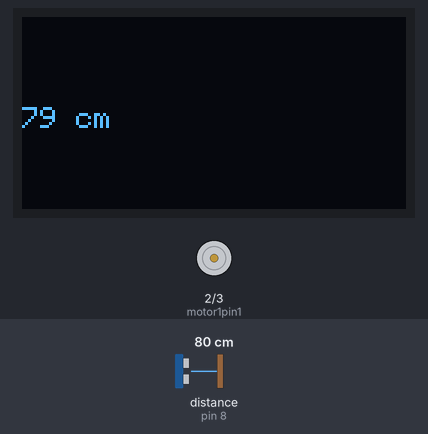
A sketch run on a simulated Arduino Uno, built with avr-gcc and run on an emulated ATmega328P. Shown: 128×64 one-colour display, motor-driver pin pairs drawn as motors (green arrow = first pin HIGH = forward, orange = second pin HIGH = backward, longer = more drive). Wiring (inferred from the names in the program): ultrasonic range finder: trigger pin 9; echo pin 8. Inputs (shaded band) come from the test bench; at power-on: distance to the obstacle (sensor on pin 8) 80 cm. The echo pulse lasts 58.3 µs per cm; what the sketch prints to the serial monitor is not drawn.

Above: at 3.2 s.
3.3 s: distance to the obstacle (sensor on pin 8) set to 18 cm
At 4.9 s:
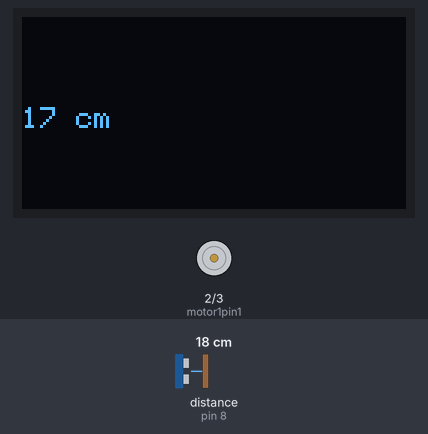
5.6 s: distance to the obstacle (sensor on pin 8) set to 14 cm
At 7.4 s:
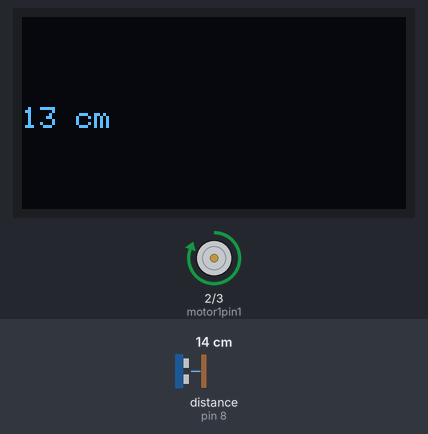
7.7 s: distance to the obstacle (sensor on pin 8) set to 2 cm
At 8.5 s:
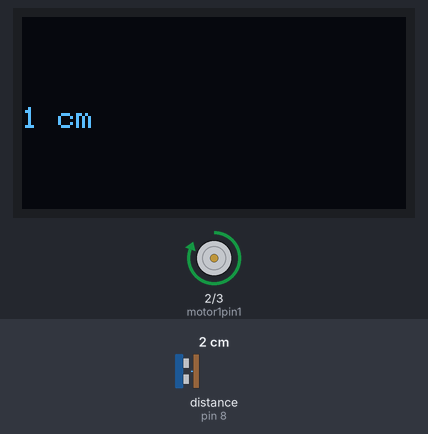
Timing chart, 0 to 10.7 s (numbered marks = the images above; inputs shaded):
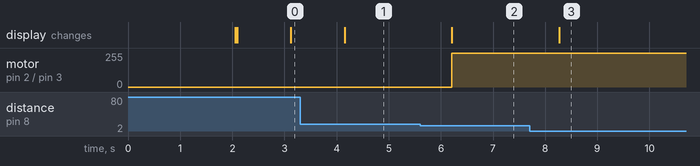

The sketch:

DESKTOP_CLEANER_CODE_ARDUINO.ino
```cpp
/*
 * Desktop Cleaner Template
 * This code is made by MegaZroN, portfolio https://megazron.com
 * Controls a motor-based cleaning system using an ultrasonic sensor and OLED display.
 * The system activates the motor when an object is within a specified distance.
 * Uses Adafruit SSD1306 library for OLED display.
 * Modify pin assignments, distance thresholds, and display settings as needed.
 */

#include <Wire.h>
#include <Adafruit_GFX.h>
#include <Adafruit_SSD1306.h>

#define SCREEN_WIDTH 128  // OLED display width, in pixels
#define SCREEN_HEIGHT 64  // OLED display height, in pixels

// Initialize OLED display (modify I2C address if needed)
Adafruit_SSD1306 oled(SCREEN_WIDTH, SCREEN_HEIGHT, &Wire, -1);

// Pin definitions (modify as needed)
int motor1pin1 = 2;  // Motor control pin 1
int motor1pin2 = 3;  // Motor control pin 2
#define echoPin 8    // Ultrasonic sensor echo pin
#define trigPin 9    // Ultrasonic sensor trigger pin

long duration;  // Variable to store pulse duration
int distance;   // Variable to store calculated distance

void setup() {
  // Initialize serial communication (modify baud rate if needed)
  Serial.begin(9600);

  // Initialize OLED display
  if (!oled.begin(SSD1306_SWITCHCAPVCC, 0x3C)) {  // Update I2C address if needed
    Serial.println(F("DESKTOP CLEANER allocation failed"));
    while (true);  // Halt if OLED initialization fails
  }

  // Initial display setup
  delay(2000);  // Wait for display to stabilize
  oled.clearDisplay();
  oled.setTextSize(1);       // Set text size
  oled.setTextColor(WHITE);  // Set text color
  oled.setCursor(0, 30);     // Set cursor position
  oled.println("DESKTOP CLEANER");  // Display initial message
  oled.display();

  // Set pin modes
  pinMode(motor1pin1, OUTPUT);
  pinMode(motor1pin2, OUTPUT);
  pinMode(trigPin, OUTPUT);
  pinMode(echoPin, INPUT);
}

void loop() {
  // Trigger ultrasonic sensor
  digitalWrite(trigPin, LOW);
  delayMicroseconds(2);
  digitalWrite(trigPin, HIGH);
  delayMicroseconds(10);
  digitalWrite(trigPin, LOW);

  // Measure distance
  duration = pulseIn(echoPin, HIGH);
  distance = duration * 0.034 / 2;  // Convert to centimeters

  // Output distance to serial monitor
  Serial.print("Distance: ");
  Serial.print(distance);
  Serial.println(" cm");

  // Update OLED display
  oled.clearDisplay();
  oled.setCursor(0, 30);
  oled.print(distance);
  oled.println(" cm");
  oled.display();

  // Motor control based on distance (modify threshold as needed)
  if (distance <= 15) {  // Activate motor if object is within 15 cm
    digitalWrite(motor1pin1, HIGH);
    digitalWrite(motor1pin2, LOW);
    Serial.println("LOW DISTANCE");
    delay(1000);  // Adjust delay as needed
  } else {
    digitalWrite(motor1pin1, LOW);
    digitalWrite(motor1pin2, LOW);
    Serial.println("HIGH DISTANCE");
    delay(1000);  // Adjust delay as needed
  }
}
```

Measured:
- the behaviour switches between 17 and 16 cm on distance to the obstacle (sensor on pin 8) (found by bisection; images 1 and 2)
- after the input at 3.3 s, the display: changes after 0.85 s (image 1)
- after the input at 5.6 s, motor on pin 2 (motor1pin1) / pin 3 (motor1pin2): stopped → forward 255/255 after 0.61 s; the display: changes after 0.61 s (image 2)
- after the input at 7.7 s, the display: changes after 0.57 s (image 3)
